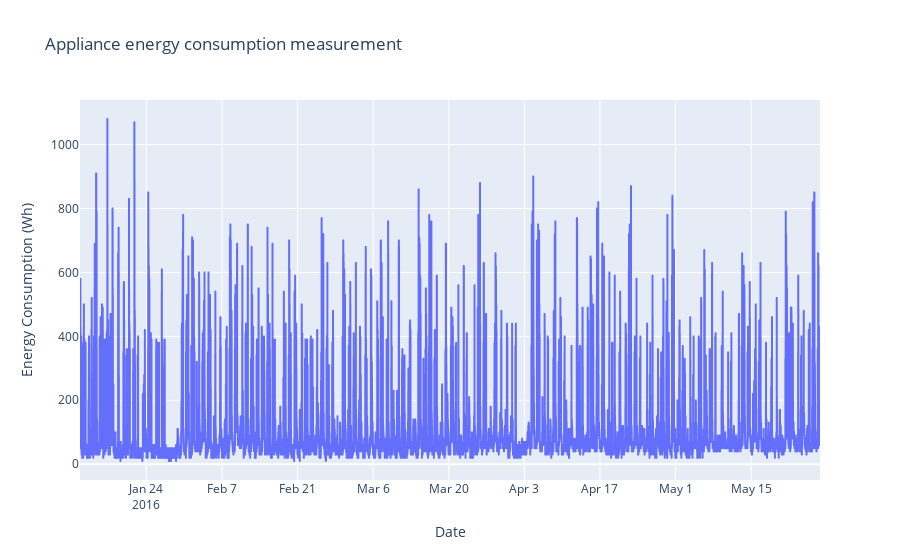

Notebook code cell kept with this figure:
### Markdown cell above
## Visualización de Datos

### Code cell
df['date'] = pd.to_datetime(df['date'])

fig = px.line(df, x='date', y='Appliances', title='Appliance energy consumption measurement')
fig.update_layout(xaxis_title='Date', yaxis_title='Energy Consumption (Wh)')

fig.show()

### Figure 1 — Plotly figure (JSON) as saved in the notebook; plotly's stock layout.template omitted (floating-point values rounded to 4 significant figures; data arrays with more than 128 entries replaced by an {"elided": "..."} marker saying what was removed)
{"data": [{"hovertemplate": "date=%{x}<br>Appliances=%{y}<extra></extra>", "legendgroup": "", "line": {"color": "#636efa", "dash": "solid"}, "marker": {"symbol": "circle"}, "mode": "lines", "name": "", "showlegend": false, "type": "scattergl", "x": {"elided": "19735 str values"}, "xaxis": "x", "y": {"elided": "19735 int values"}, "yaxis": "y"}], "layout": {"legend": {"tracegroupgap": 0}, "title": {"text": "Appliance energy consumption measurement"}, "xaxis": {"anchor": "y", "domain": [0, 1], "title": {"text": "Date"}}, "yaxis": {"anchor": "x", "domain": [0, 1], "title": {"text": "Energy Consumption (Wh)"}}}}
